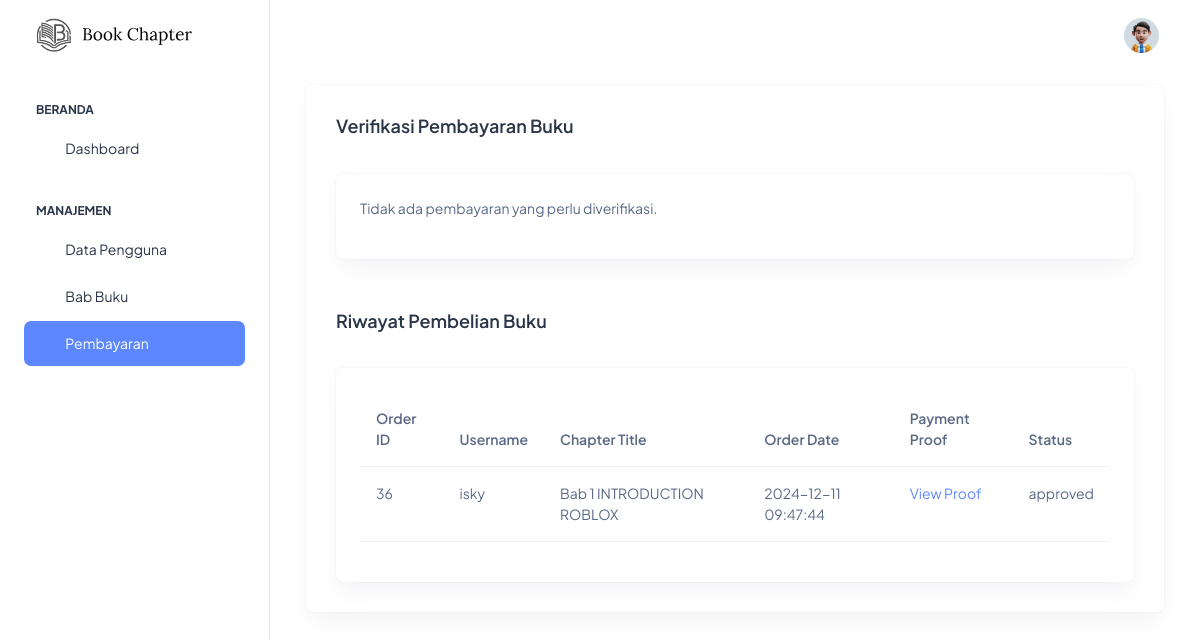
The page /admin/payment.php (signed in) on the database its author committed.
### tables this page shows
CREATE TABLE `orders` (
  `order_id` int(11) NOT NULL,
  `user_id` int(11) DEFAULT NULL,
  `chapter_id` int(11) DEFAULT NULL,
  `status` enum('pending','waiting_confirmation','approved','rejected') DEFAULT 'pending',
  `order_date` timestamp NOT NULL DEFAULT current_timestamp(),
  `payment_proof_path` varchar(255) DEFAULT NULL
);

CREATE TABLE `users` (
  `user_id` int(11) NOT NULL,
  `username` varchar(50) NOT NULL,
  `password` varchar(255) NOT NULL,
  `email` varchar(100) NOT NULL,
  `full_name` varchar(100) DEFAULT NULL,
  `created_at` timestamp NOT NULL DEFAULT current_timestamp()
);

CREATE TABLE `chapters` (
  `chapter_id` int(11) NOT NULL,
  `book_id` int(11) DEFAULT NULL,
  `title` varchar(100) NOT NULL,
  `description` text DEFAULT NULL,
  `price` decimal(10,2) NOT NULL,
  `file_path` varchar(255) DEFAULT NULL,
  `created_at` timestamp NOT NULL DEFAULT current_timestamp()
);

### admin/payment.php (the view, shortened to what this page needs)
<?php
$servername = "localhost";
$username = "root";
$password = "";
$dbname = "book_chapter";
$conn = new mysqli($servername, $username, $password, $dbname);
$sql_waiting = "SELECT orders.order_id, users.username, chapters.title, orders.order_date, orders.payment_proof_path, orders.status
                FROM orders
                JOIN users ON orders.user_id = users.user_id
                JOIN chapters ON orders.chapter_id = chapters.chapter_id
                WHERE orders.status = 'waiting_confirmation'";
$result_waiting = $conn->query($sql_waiting);
$sql_history = "SELECT orders.order_id, users.username, chapters.title, orders.order_date, orders.payment_proof_path, orders.status
                FROM orders
                JOIN users ON orders.user_id = users.user_id
                JOIN chapters ON orders.chapter_id = chapters.chapter_id
                WHERE orders.status IN ('approved', 'rejected')";
$result_history = $conn->query($sql_history);
?>
<!doctype html>
<html lang="en">
<head>
  <link rel="stylesheet" href="../src/assets/css/styles.min.css" />
</head>
<body>
  <div class="page-wrapper" id="main-wrapper" data-layout="vertical" data-navbarbg="skin6" data-sidebartype="full"
    data-sidebar-position="fixed" data-header-position="fixed">
    <aside class="left-sidebar">
      <div>
        <div class="brand-logo d-flex align-items-center justify-content-between">
          <a href="dashboard.php" class="text-nowrap logo-img">
            <img src="../src/assets/images/logos/logoadmin.svg" width="180" alt="" />
          </a>
        </div>
        <nav class="sidebar-nav scroll-sidebar" data-simplebar="">
          <ul id="sidebarnav">
            <li class="nav-small-cap">
              <span class="hide-menu">Beranda</span>
            </li>
            <li class="sidebar-item">
              <a class="sidebar-link" href="dashboard.php" aria-expanded="false">
                <span>
                  <i class="ti ti-layout-dashboard"></i>
                </span>
                <span class="hide-menu">Dashboard</span>
              </a>
            </li>
            <li class="nav-small-cap">
              <span class="hide-menu">Manajemen</span>
            </li>
            <li class="sidebar-item">
              <a class="sidebar-link" href="data-user.php" aria-expanded="false">
                <span>
                  <i class="ti ti-users"></i>
                </span>
                <span class="hide-menu">Data Pengguna</span>
              </a>
            </li>
            <li class="sidebar-item">
              <a class="sidebar-link" href="book-chapter.php" aria-expanded="false">
                <span>
                  <i class="ti ti-book-2"></i>
                </span>
                <span class="hide-menu">Bab Buku</span>
              </a>
            </li>
            <li class="sidebar-item">
              <a class="sidebar-link" href="payment.php" aria-expanded="false">
                <span>
                  <i class="ti ti-credit-card"></i>
                </span>
                <span class="hide-menu">Pembayaran</span>
              </a>
            </li>
          </ul>
        </nav>
      </div>
    </aside>
    <div class="body-wrapper">
      <header class="app-header">
        <nav class="navbar navbar-expand-lg navbar-light">
          <div class="navbar-collapse justify-content-end px-0" id="navbarNav">
            <ul class="navbar-nav flex-row ms-auto align-items-center justify-content-end">
              <li class="nav-item dropdown">
                <a class="nav-link nav-icon-hover" href="javascript:void(0)" id="drop2" data-bs-toggle="dropdown"
                  aria-expanded="false">
                  <img src="../src/assets/images/profile/user-1.jpg" alt="" width="35" height="35" class="rounded-circle">
                </a>
              </li>
            </ul>
          </div>
        </nav>
      </header>
      <div class="container-fluid">
        <div class="container-fluid">
          <div class="card">
            <div class="card-body">
              <div class="col-12">
                <h4 class="card-title fw-semibold mb-3">Verifikasi Pembayaran Buku</h4><br>
                <div class="card">
                  <div class="card-body p-4">
                    <?php if ($result_waiting->num_rows > 0): ?>
                      <table class="table">
                        <thead>
                          <tr>
                            <th>Order ID</th>
                            <th>Username</th>
                            <th>Chapter Title</th>
                            <th>Order Date</th>
                            <th>Payment Proof</th>
                            <th>Status</th>
                            <th>Actions</th>
                          </tr>
                        </thead>
                        <tbody>
                          <?php while ($row = $result_waiting->fetch_assoc()): ?>
                            <tr>
                              <td><?= $row['order_id'] ?></td>
                              <td><?= htmlspecialchars($row['username']) ?></td>
                              <td><?= htmlspecialchars($row['title']) ?></td>
                              <td><?= $row['order_date'] ?></td>
                              <td>
                                <?php if (file_exists('../' . $row['payment_proof_path'])): ?>
                                  <a href="../<?= htmlspecialchars($row['payment_proof_path']) ?>" target="_blank">View Proof</a>
                                <?php else: ?>
                                  <span style="color: red;">Proof Not Found</span>
                                <?php endif; ?>
                              </td>
                              <td><?= $row['status'] ?></td>
                              <td>
                                <form method="POST">
                                  <input type="hidden" name="order_id" value="<?= $row['order_id'] ?>">
                                  <button type="submit" name="action" value="approve" class="btn btn-success">Approve</button>
                                  <button type="submit" name="action" value="reject" class="btn btn-danger">Reject</button>
                                </form>
                              </td>
                            </tr>
                          <?php endwhile; ?>
                        </tbody>
                      </table>
                    <?php else: ?>
                      <p>Tidak ada pembayaran yang perlu diverifikasi.</p>
                    <?php endif; ?>
                  </div>
                </div><br>
                <h4 class="card-title fw-semibold mb-3">Riwayat Pembelian Buku</h4><br>
                <div class="card mb-0">
                  <div class="card-body p-4">
                    <?php if ($result_history->num_rows > 0): ?>
                      <table class="table">
                        <thead>
                          <tr>
                            <th>Order ID</th>
                            <th>Username</th>
                            <th>Chapter Title</th>
                            <th>Order Date</th>
                            <th>Payment Proof</th>
                            <th>Status</th>
                          </tr>
                        </thead>
                        <tbody>
                          <?php while ($row = $result_history->fetch_assoc()): ?>
                            <tr>
                              <td><?= $row['order_id'] ?></td>
                              <td><?= htmlspecialchars($row['username']) ?></td>
                              <td><?= htmlspecialchars($row['title']) ?></td>
                              <td><?= $row['order_date'] ?></td>
                              <td>
                                <?php if (file_exists('../' . $row['payment_proof_path'])): ?>
                                  <a href="../<?= htmlspecialchars($row['payment_proof_path']) ?>" target="_blank">View Proof</a>
                                <?php else: ?>
                                  <span style="color: red;">Proof Not Found</span>
                                <?php endif; ?>
                              </td>
                              <td><?= $row['status'] ?></td>
                            </tr>
                          <?php endwhile; ?>
                        </tbody>
                      </table>
                    <?php else: ?>
                      <p>Tidak ada riwayat pembelian.</p>
                    <?php endif; ?>
                  </div>
                </div>
              </div>
            </div>
          </div>
        </div>
      </div>
    </div>
  </div>
</body>
</html>

### rows shown on the page
orders: order_id "36", user.username "isky", chapter.title "Bab 1 INTRODUCTION ROBLOX", order_date "2024-12-11 09:47:44", status "approved"
